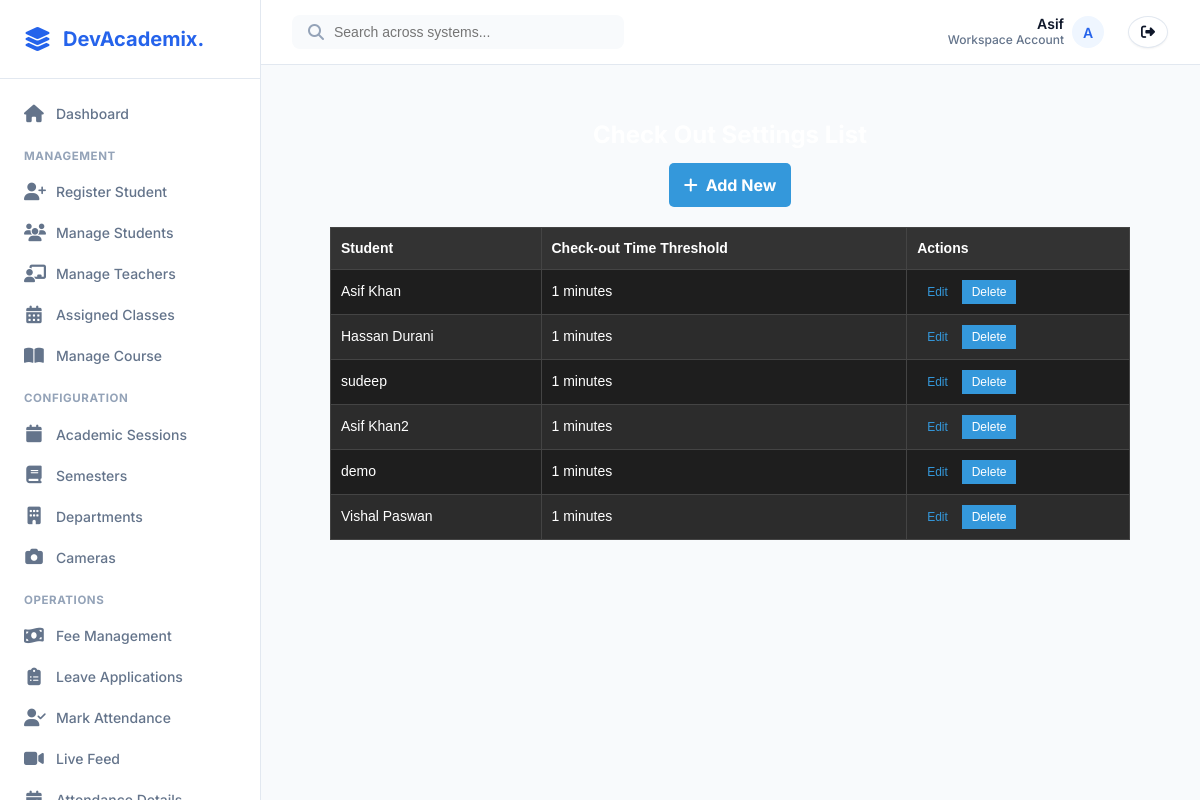
/settings-list/ (signed in), run on the app's committed database.
### app1/models.py (models this page shows, shortened)
class Settings(models.Model):
    student = models.OneToOneField('Student', on_delete=models.CASCADE, related_name='settings', null=True, blank=True)  # Link to student
    check_out_time_threshold = models.IntegerField(default=60)  # Default 8 hours in seconds

class Student(models.Model):
    user = models.OneToOneField(User, on_delete=models.CASCADE, related_name="student_profile")
    name = models.CharField(max_length=255)
    email = models.EmailField(max_length=255)
    phone_number = models.CharField(max_length=15)
    face_embedding = models.JSONField(blank=True, null=True)
    authorized = models.BooleanField(default=False)
    roll_no = models.CharField(max_length=20,unique=True)
    address = models.TextField()
    date_of_birth = models.DateField()
    joining_date = models.DateField()
    mother_name = models.CharField(max_length=255)
    father_name = models.CharField(max_length=255)
    session = models.ForeignKey(Session, on_delete=models.CASCADE, related_name="students")
    courses = models.ManyToManyField(Course, related_name="students")
    department = models.ManyToManyField(Department, related_name="students")
    semester= models.ManyToManyField(Semester, related_name="students")

### app1/views.py (the view)
# urls.py: path('settings-list/', views.settings_list, name='settings_list'),
def settings_list(request):
    settings = Settings.objects.all()
    for setting in settings:
        time_in_seconds = setting.check_out_time_threshold
        if time_in_seconds < 60:
            setting.formatted_time = f"{time_in_seconds} seconds"
        elif time_in_seconds < 3600:
            minutes = time_in_seconds // 60
            setting.formatted_time = f"{minutes} minutes"
        else:
            hours = time_in_seconds // 3600
            setting.formatted_time = f"{hours} hours"
    return render(request, 'settings_list.html', {'settings': settings})

### templates/settings_list.html (shortened to what this page needs)
{% extends 'base.html' %}
{% block content %}
    <div class="header-container">
        <h2>Check Out Settings List</h2>
        <a href="{% url 'create_settings' %}" class="add-new-settings-btn">
            <i class="fas fa-plus"></i> Add New
        </a>
    </div>
    <table>
        <thead>
            <tr>
                <th>Student</th>
                <th>Check-out Time Threshold</th>
                <th>Actions</th>
            </tr>
        </thead>
        <tbody>
            {% for setting in settings %}
                <tr>
                    <td>
                        {% if setting.student %}
                            {{ setting.student.name }}
                        {% else %}
                            Global
                        {% endif %}
                    </td>
                    <td>
                        {{ setting.formatted_time }}
                    </td>
                    <td>
                        <a href="{% url 'update_settings' setting.id %}">Edit</a>
                        <form method="post" action="{% url 'delete_settings' setting.id %}" style="display:inline;">
                            <button type="submit">Delete</button>
                        </form>
                    </td>
                </tr>
            {% endfor %}
        </tbody>
    </table>
{% endblock %}

### templates/base.html (shortened to what this page needs)
<!DOCTYPE html>
{% load static %}
<html lang="en">
<head>
    <link rel="stylesheet" href="https://cdnjs.cloudflare.com/ajax/libs/font-awesome/6.4.0/css/all.min.css">
    <link rel="stylesheet" href="{% static 'css/saas_theme.css' %}">
</head>
<body>
    <aside class="saas-sidebar" id="sidebar">
        <div class="saas-sidebar-header">
            <i class="fas fa-layer-group" style="font-size: 1.5rem; color: var(--primary-color);"></i>
            <h2>DevAcademix.</h2>
        </div>
        <nav class="saas-sidebar-nav">
            {% if not user.is_authenticated %}
            <a href="{% url 'login' %}" class="saas-nav-item">
                <i class="fas fa-sign-in-alt"></i> Login
            </a>
            {% elif user.is_staff or user.is_superuser %}
            <a href="{% url 'admin_dashboard' %}" class="saas-nav-item">
                <i class="fas fa-home"></i> Dashboard
            </a>
            <div style="font-size:0.72rem;font-weight:700;color:var(--text-tertiary);text-transform:uppercase;margin:var(--space-4) var(--space-3) var(--space-2);letter-spacing:0.05em;">Management</div>
            <a href="{% url 'register_student' %}" class="saas-nav-item">
                <i class="fas fa-user-plus"></i> Register Student
            </a>
            <a href="{% url 'student-list' %}" class="saas-nav-item">
                <i class="fas fa-users"></i> Manage Students
            </a>
            <a href="{% url 'teacher_list' %}" class="saas-nav-item">
                <i class="fas fa-chalkboard-teacher"></i> Manage Teachers
            </a>
            <a href="{% url 'assigned_class_list' %}" class="saas-nav-item">
                <i class="fas fa-calendar-alt"></i> Assigned Classes
            </a>
            <a href="{% url 'manage_courses' %}" class="saas-nav-item">
                <i class="fas fa-book-open"></i> Manage Course
            </a>
            <div style="font-size:0.72rem;font-weight:700;color:var(--text-tertiary);text-transform:uppercase;margin:var(--space-4) var(--space-3) var(--space-2);letter-spacing:0.05em;">Configuration</div>
            <a href="{% url 'session_list' %}" class="saas-nav-item">
                <i class="fas fa-calendar"></i> Academic Sessions
            </a>
            <a href="{% url 'semester_list' %}" class="saas-nav-item">
                <i class="fas fa-book"></i> Semesters
            </a>
            <a href="{% url 'department_list' %}" class="saas-nav-item">
                <i class="fas fa-building"></i> Departments
            </a>
            <a href="{% url 'camera_config_list' %}" class="saas-nav-item">
                <i class="fas fa-camera"></i> Cameras
            </a>
            <div style="font-size:0.72rem;font-weight:700;color:var(--text-tertiary);text-transform:uppercase;margin:var(--space-4) var(--space-3) var(--space-2);letter-spacing:0.05em;">Operations</div>
            <a href="{% url 'student_list_with_fees' %}" class="saas-nav-item">
                <i class="fas fa-money-bill-wave"></i> Fee Management
            </a>
            <a href="{% url 'leave_list' %}" class="saas-nav-item">
                <i class="fas fa-clipboard-list"></i> Leave Applications
            </a>
            <a href="{% url 'mark_attendance' %}" class="saas-nav-item">
                <i class="fas fa-user-check"></i> Mark Attendance
            </a>
            <a href="{% url 'capture_and_recognize_with_cam' %}" class="saas-nav-item">
                <i class="fas fa-video"></i> Live Feed
            </a>
            <a href="{% url 'student_attendance_list' %}" class="saas-nav-item">
                <i class="fas fa-calendar-check"></i> Attendance Details
            </a>
            {% endif %}
        </nav>
    </aside>
    <div class="saas-main" id="main-content">
        <header class="saas-header">
            <div style="display: flex; align-items: center;">
                <div class="saas-header-search">
                    <i class="fas fa-search" style="color: var(--text-tertiary);"></i>
                    <input type="text" placeholder="Search across systems...">
                </div>
            </div>
            <div class="saas-header-actions">
                {% if user.is_authenticated %}
                <div class="saas-user-profile">
                    <span style="display: flex; flex-direction: column; align-items: flex-end; line-height: 1.2;">
                        <span style="color: var(--text-primary); font-weight: 600;">{{ user.username|title }}</span>
                        <span style="font-size: 0.75rem;">Workspace Account</span>
                    </span>
                    <div class="saas-avatar">
                        {{ user.username|make_list|first|upper }}
                    </div>
                </div>
                <a href="{% url 'logout' %}" class="saas-btn saas-btn-secondary"
                    style="margin-left: var(--space-2); padding: var(--space-2) var(--space-3); border-radius: 50%;">
                    <i class="fas fa-sign-out-alt"></i>
                </a>
                {% else %}
                <a href="{% url 'login' %}" class="saas-btn saas-btn-primary">
                    <i class="fas fa-sign-in-alt"></i> Login
                </a>
                {% endif %}
            </div>
        </header>
        <main class="saas-content">
            {% block content %}
            {% endblock %}
        </main>
    </div>
</body>
</html>

### static/css/saas_theme.css (style rules this page uses)
:root { --primary-color: #2563EB; --primary-hover: #1D4ED8; --primary-light: #EFF6FF; --secondary-color: #0F172A; --accent-color: #22C55E; --accent-hover: #16A34A; --accent-light: #DCFCE7; --danger-color: #EF4444; --danger-hover: #DC2626; --danger-light: #FEE2E2; --warning-color: #F59E0B; --warning-light: #FEF3C7; --bg-color: #F8FAFC; --surface-color: #FFFFFF; --text-primary: #0F172A; --text-secondary: #64748B; --text-tertiary: #94A3B8; --border-color: #E2E8F0; --shadow-sm: 0 1px 2px 0 rgba(0, 0, 0, 0.05); --shadow-md: 0 4px 6px -1px rgba(0, 0, 0, 0.1), 0 2px 4px -1px rgba(0, 0, 0, 0.06); --shadow-lg: 0 10px 15px -3px rgba(0, 0, 0, 0.1), 0 4px 6px -2px rgba(0, 0, 0, 0.05); --radius-sm: 4px; --radius-md: 8px; --radius-lg: 12px; --radius-xl: 16px; --space-1: 4px; --space-2: 8px; --space-3: 12px; --space-4: 16px; --space-5: 24px; --space-6: 32px; --space-8: 48px; }
body { font-family: 'Inter', sans-serif !important; background-color: var(--bg-color) !important; color: var(--text-primary) !important; margin: 0; padding: 0; line-height: 1.5; -webkit-font-smoothing: antialiased; }
.saas-sidebar { position: fixed; top: 0; left: 0; width: 260px; height: 100vh; background-color: var(--surface-color); border-right: 1px solid var(--border-color); display: flex; flex-direction: column; z-index: 1000; transition: transform 0.3s ease; }
.saas-sidebar-header { padding: var(--space-5); border-bottom: 1px solid var(--border-color); display: flex; align-items: center; gap: var(--space-3); }
.saas-sidebar-header h2 { font-size: 1.25rem; font-weight: 700; margin: 0; color: var(--primary-color); text-decoration: none; }
.saas-sidebar-nav { flex: 1; overflow-y: auto; padding: var(--space-4) var(--space-3); }
.saas-nav-item { display: flex; align-items: center; padding: var(--space-2) var(--space-3); color: var(--text-secondary); text-decoration: none; border-radius: var(--radius-md); margin-bottom: var(--space-1); font-size: 0.875rem; font-weight: 500; transition: all 0.2s ease; }
.saas-nav-item i { width: 20px; margin-right: var(--space-3); font-size: 1.1rem; text-align: center; }
.saas-main { margin-left: 260px; min-height: 100vh; display: flex; flex-direction: column; }
.saas-header { height: 64px; background-color: var(--surface-color); border-bottom: 1px solid var(--border-color); display: flex; align-items: center; justify-content: space-between; padding: 0 var(--space-6); position: sticky; top: 0; z-index: 999; }
.saas-header-search { display: flex; align-items: center; background-color: var(--bg-color); border-radius: var(--radius-md); padding: var(--space-2) var(--space-4); width: 300px; }
.saas-header-search input { border: none; background: transparent; outline: none; margin-left: var(--space-2); width: 100%; font-size: 0.875rem; color: var(--text-primary); }
.saas-header-actions { display: flex; align-items: center; gap: var(--space-4); }
.saas-user-profile { display: flex; align-items: center; gap: var(--space-2); font-size: 0.875rem; font-weight: 500; color: var(--text-secondary); }
.saas-avatar { width: 32px; height: 32px; border-radius: 50%; background-color: var(--primary-light); color: var(--primary-color); display: flex; align-items: center; justify-content: center; font-weight: 600; }
.saas-content { padding: var(--space-6); flex: 1; }
.saas-btn { display: inline-flex; align-items: center; justify-content: center; gap: var(--space-2); padding: var(--space-2) var(--space-4); font-size: 0.875rem; font-weight: 500; border-radius: var(--radius-md); border: 1px solid transparent; cursor: pointer; transition: all 0.2s; text-decoration: none; white-space: nowrap; }
.saas-btn-secondary { background-color: white; color: var(--text-primary); border-color: var(--border-color); box-shadow: var(--shadow-sm); }

### data on the page
Settings: student.name "Asif Khan", formatted_time "1 minutes"
Settings: student.name "Hassan Durani", formatted_time "1 minutes"
Settings: student.name "sudeep", formatted_time "1 minutes"
Settings: student.name "Asif Khan2", formatted_time "1 minutes"
Settings: student.name "demo", formatted_time "1 minutes"
Settings: student.name "Vishal Paswan", formatted_time "1 minutes"

### other printed values
{{ user.username|title }} "Asif"
{{ user.username|make_list|first|upper }} "A"
